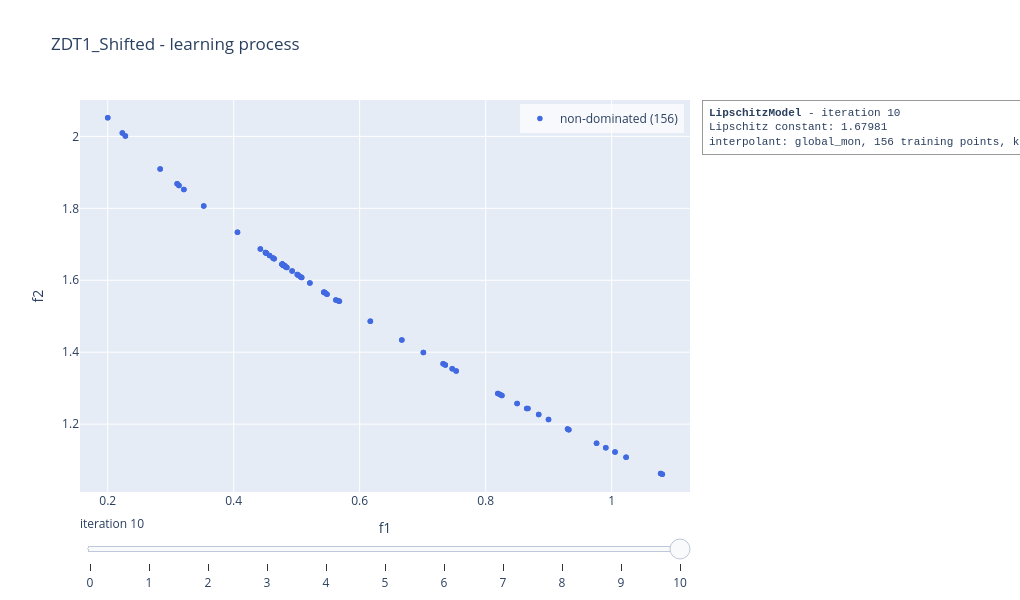

The cell this chart's notebook holds for it:
### Code cell
slip_model.visualise("learning", show = False)

### Figure 1 — Plotly figure (JSON) as saved in the notebook; plotly's stock layout.template omitted (floating-point values rounded to 4 significant figures; data arrays with more than 128 entries replaced by an {"elided": "..."} marker saying what was removed)
{"data": [{"marker": {"color": "royalblue", "size": 5.5}, "mode": "markers", "name": "non-dominated (156)", "type": "scatter", "x": {"elided": "156 float values"}, "y": {"elided": "156 float values"}}], "layout": {"annotations": [{"align": "left", "bgcolor": "rgba(255,255,255,0.85)", "bordercolor": "#999999", "borderpad": 6, "borderwidth": 1, "font": {"family": "Courier New, monospace", "size": 11}, "showarrow": false, "text": "<b>LipschitzModel</b> - iteration 10<br>Lipschitz constant: 1.67981<br>interpolant: global_mon, 156 training points, knn 2", "x": 1.02, "xanchor": "left", "xref": "paper", "y": 1, "yanchor": "top", "yref": "paper"}], "height": 600, "legend": {"bgcolor": "rgba(255,255,255,0.7)", "x": 0.99, "xanchor": "right", "y": 0.99, "yanchor": "top"}, "margin": {"r": 330}, "showlegend": true, "sliders": [{"active": 10, "currentvalue": {"prefix": "iteration "}, "steps": [{"args": [["0"], {"frame": {"redraw": true}, "mode": "immediate"}], "label": "0", "method": "animate"}, {"args": [["1"], {"frame": {"redraw": true}, "mode": "immediate"}], "label": "1", "method": "animate"}, {"args": [["2"], {"frame": {"redraw": true}, "mode": "immediate"}], "label": "2", "method": "animate"}, {"args": [["3"], {"frame": {"redraw": true}, "mode": "immediate"}], "label": "3", "method": "animate"}, {"args": [["4"], {"frame": {"redraw": true}, "mode": "immediate"}], "label": "4", "method": "animate"}, {"args": [["5"], {"frame": {"redraw": true}, "mode": "immediate"}], "label": "5", "method": "animate"}, {"args": [["6"], {"frame": {"redraw": true}, "mode": "immediate"}], "label": "6", "method": "animate"}, {"args": [["7"], {"frame": {"redraw": true}, "mode": "immediate"}], "label": "7", "method": "animate"}, {"args": [["8"], {"frame": {"redraw": true}, "mode": "immediate"}], "label": "8", "method": "animate"}, {"args": [["9"], {"frame": {"redraw": true}, "mode": "immediate"}], "label": "9", "method": "animate"}, {"args": [["10"], {"frame": {"redraw": true}, "mode": "immediate"}], "label": "10", "method": "animate"}]}], "title": {"text": "ZDT1_Shifted - learning process"}, "width": 1020, "xaxis": {"range": [0.156, 1.124], "title": {"text": "f1"}}, "yaxis": {"range": [1.011, 2.101], "title": {"text": "f2"}}}}
